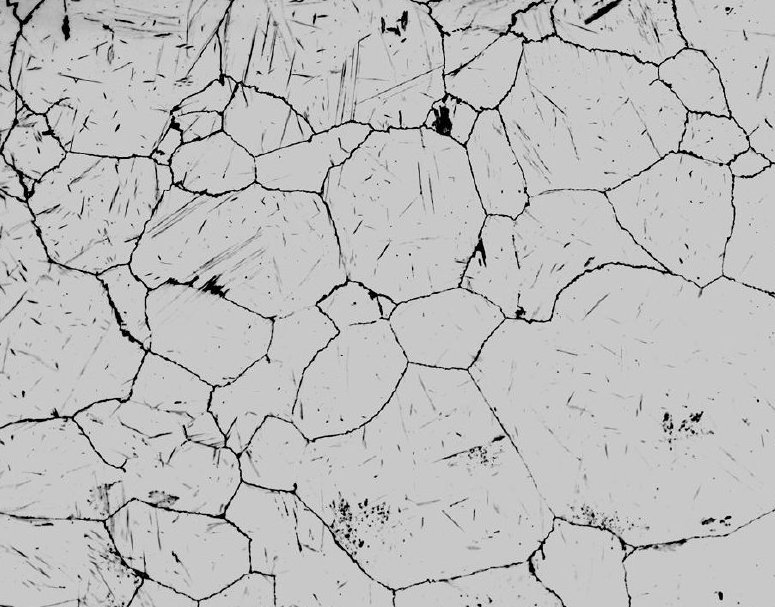
#> input picture Images/grains.jpg, 775 x 607 px, found by its file name
$ python 'Grains Analysis and Save it to CSV.py'
#> lines starting #> are read from the running program, lines starting #| are printed output that depends on the picture; after the words box and inside, x2 and y2 are one past the last pixel; in counts of white or black regions, pixels touching at a corner belong together
# -*- coding: utf-8 -*-
"""
Created on Sun May 17 03:12:13 2020

@author: thejunaidiqbal
"""


"""
This program performs grain size distribution analysis and dumps results into a csv (Excel) file.

Step 1: Read image and define pixel size
Step 2: Denoising, if required and threshold image to separate grains from boundaries.
Step 3: Clean up image, if needed and create a mask for grains
Step 4: Label grains in the masked image
Step 5: Measure the properties of each grain
Step 6: Output results into a csv file
"""

import cv2
import numpy as np
from matplotlib import pyplot as plt
from scipy import ndimage
from skimage import measure, color, io

img = cv2.imread("images/grains.jpg", 0)
#> img is the input picture: shape (607, 775); min 0, max 254, mean 189.1

pixels_to_um = 0.5 #bcuz 1 pixl = to 500nm

#cropped_img = img[0:450, :]


#plt.hist(img.flat, bins=100, range=(0,255))

ret, thresh = cv2.threshold(img, 0, 255, cv2.THRESH_BINARY+cv2.THRESH_OTSU)
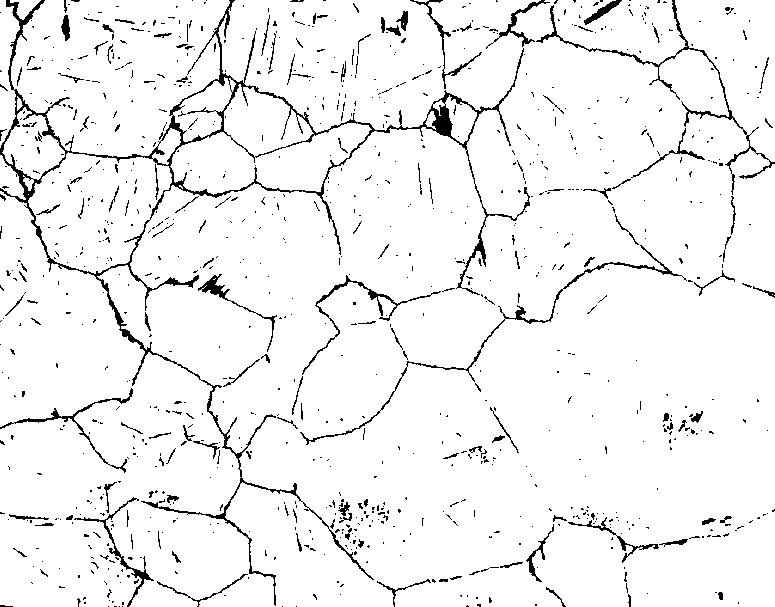
#> thresh: shape (607, 775); 94.7% white; black in thin lines or dots
#> ret = 123

kernel = np.ones((3,3),np.uint8)
eroded = cv2.erode(thresh,kernel,iterations = 1)
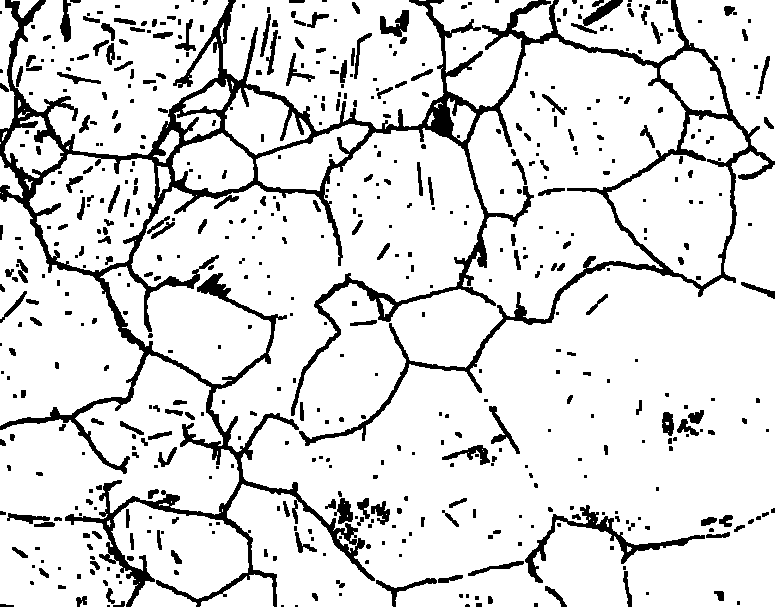
#> eroded: shape (607, 775); 86.9% white; 572 black regions (308 under 20 px), largest, box (x1, y1, x2, y2) and area: (0, 0, 775, 607) 38855, (525, 505, 705, 583) 1727, (571, 0, 623, 34) 470
dilated = cv2.dilate(eroded,kernel,iterations = 1)
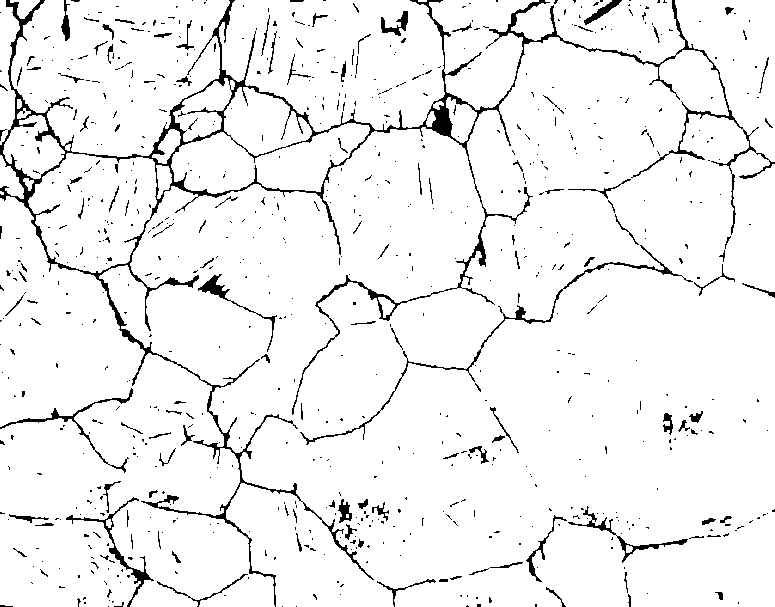
#> dilated: shape (607, 775); 94.3% white; 790 black regions (677 under 20 px), largest, box (x1, y1, x2, y2) and area: (0, 0, 775, 607) 14240, (300, 245, 693, 445) 1226, (66, 497, 154, 607) 694

mask = dilated == 255
#> mask: shape (607, 775) bool; 94.3% white; 790 black regions (677 under 20 px)
#print(mask)

#from skimage.segmentation import clear_border
#mask = clear_border(mask)

io.imshow(mask)
#io.imshow(mask[250:280, 250:280])


s = [[1,1,1],[1,1,1],[1,1,1]]
labeled_mask, num_labels = ndimage.label(mask, structure=s)
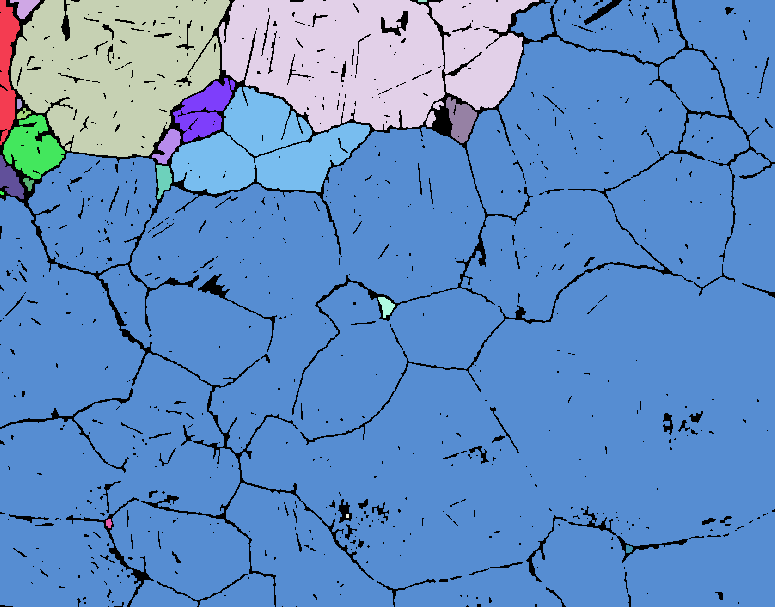
#> labeled_mask: shape (607, 775) int32; 22 distinct labels, from 0 to 21; one colour per label, 0 black
#> num_labels = 21

img2 = color.label2rgb(labeled_mask, bg_label=0)
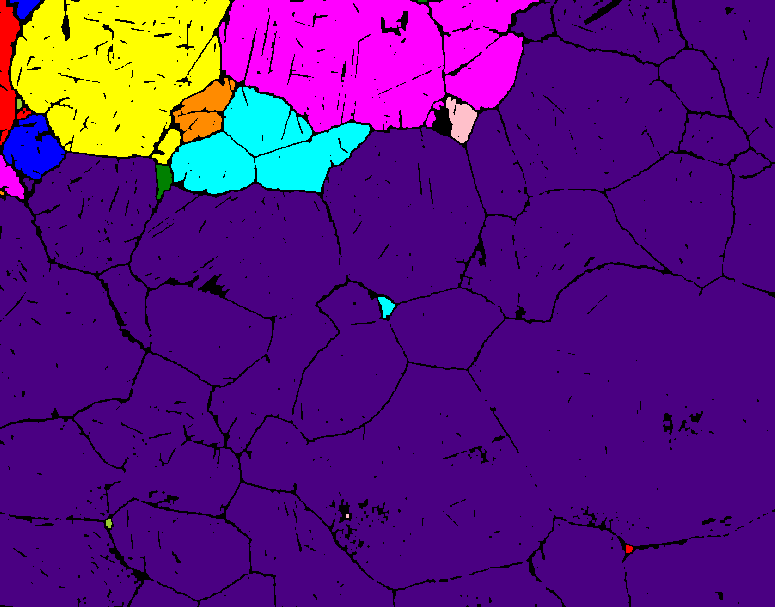
#> img2: shape (607, 775, 3) float64; mean R, G, B 0.359, 0.083, 0.497

cv2.imshow('Colored Grains', img2)
cv2.waitKey(0)


#print(num_labels)


clusters = measure.regionprops(labeled_mask, img)
#> clusters = 21 regions; largest, box (x1, y1, x2, y2) and area: (0, 0, 775, 607) 368022, (219, 0, 539, 132) 30253, (11, 0, 230, 157) 24564, (171, 87, 370, 194) 11766, (3, 115, 65, 179) 2324


#print(clusters[0].perimeter)


propList = ['Area',
            'equivalent_diameter',
            'orientation',
            'MajorAxisLength',
            'MinorAxisLength',
            'Perimeter',
            'MinIntensity',
            'MeanIntensity',
            'MaxIntensity']


output_file = open('image_measurements.csv', 'w')
output_file.write(',' + ",".join(propList) + '\n')

for cluster_props in clusters:
    output_file.write(str(cluster_props['Label']))
    for i,prop in enumerate(propList):
        if(prop == 'Area'):
            to_print = cluster_props[prop]*pixels_to_um**2
        elif(prop == 'orientation'):
            to_print = cluster_props[prop]*57.2958
        elif(prop.find('Intensity') < 0):
            to_print = cluster_props[prop]*pixels_to_um
        else:
            to_print = cluster_props[prop]
        output_file.write(',' + str(to_print))
    output_file.write('\n')
#> this loop made 21 passes
output_file.close()
